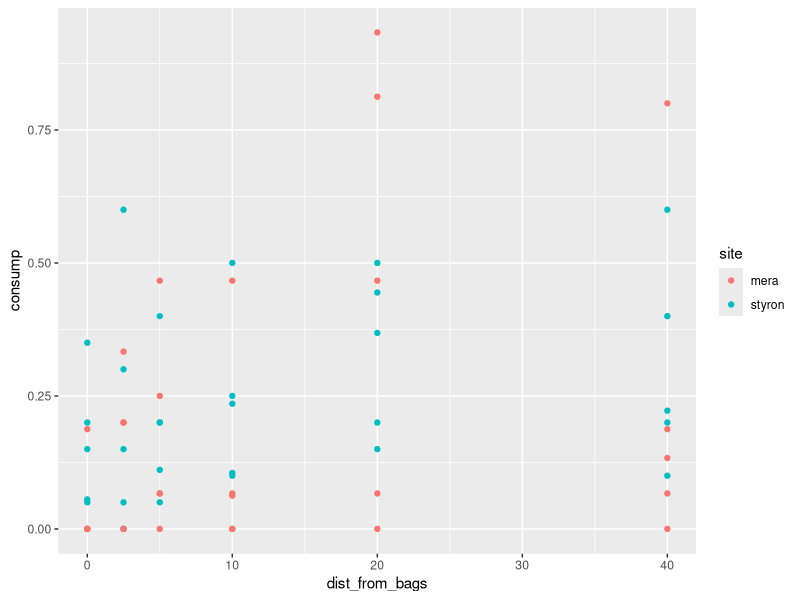
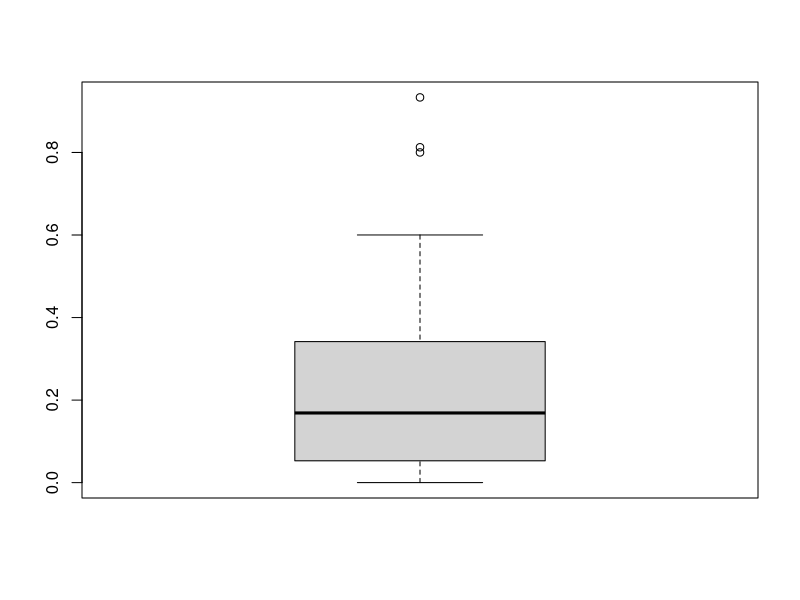
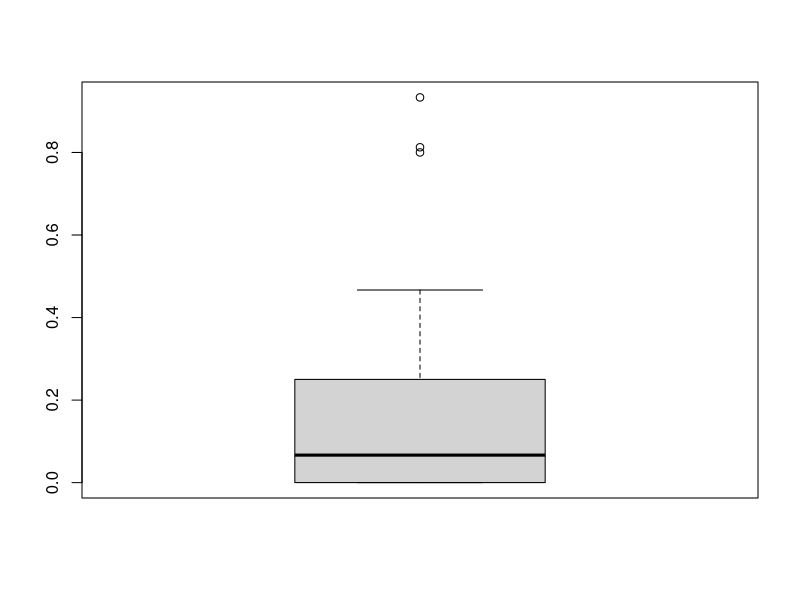
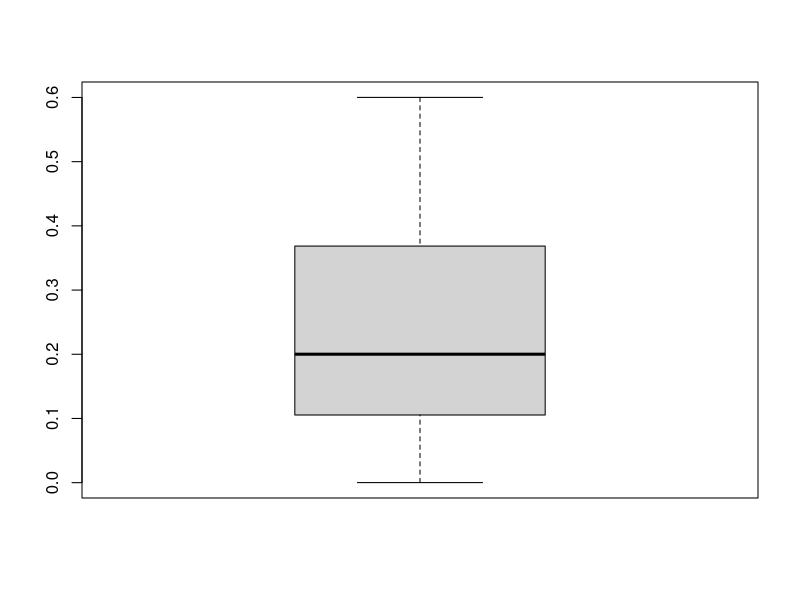
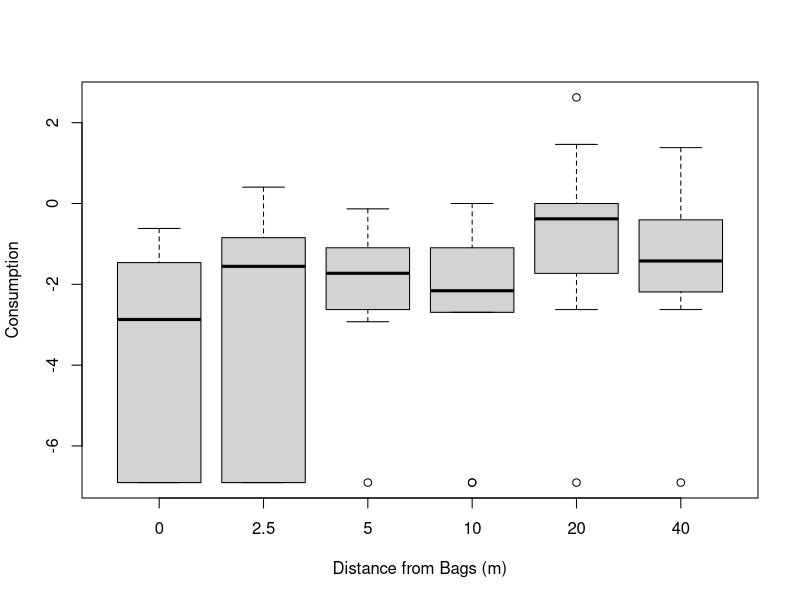
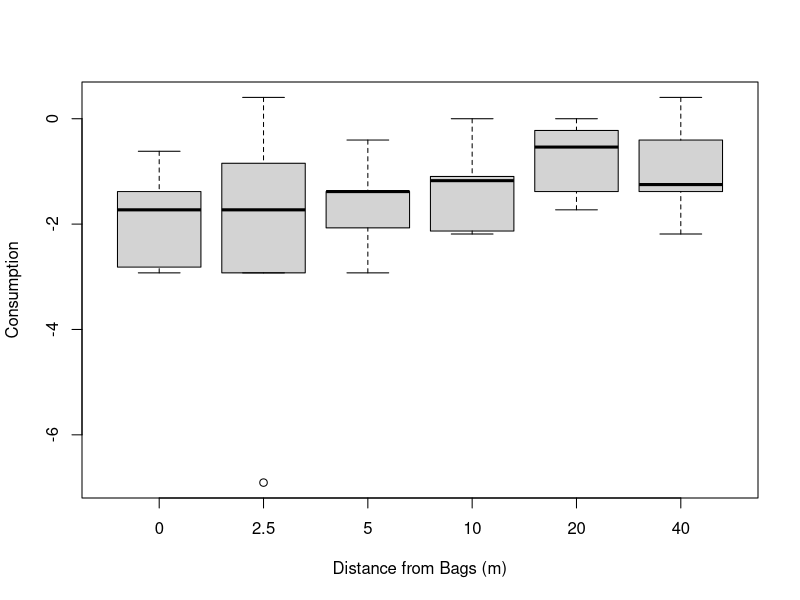
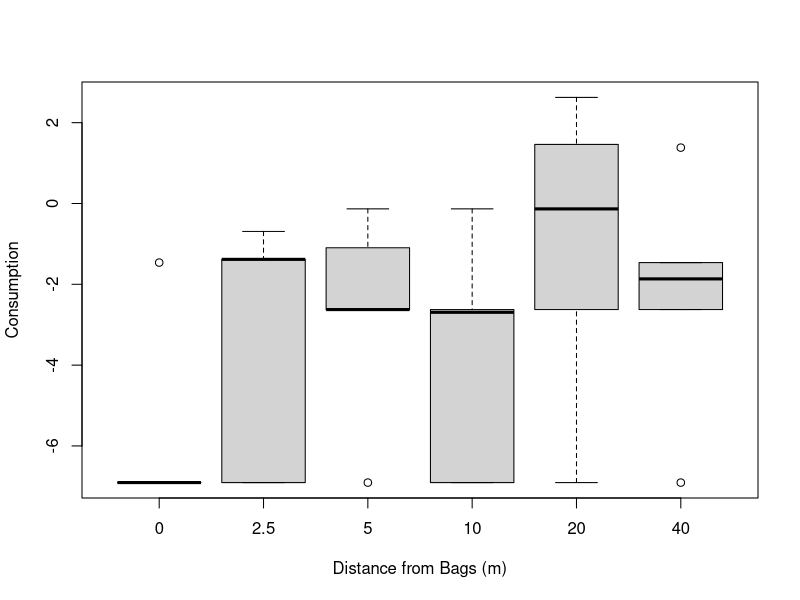
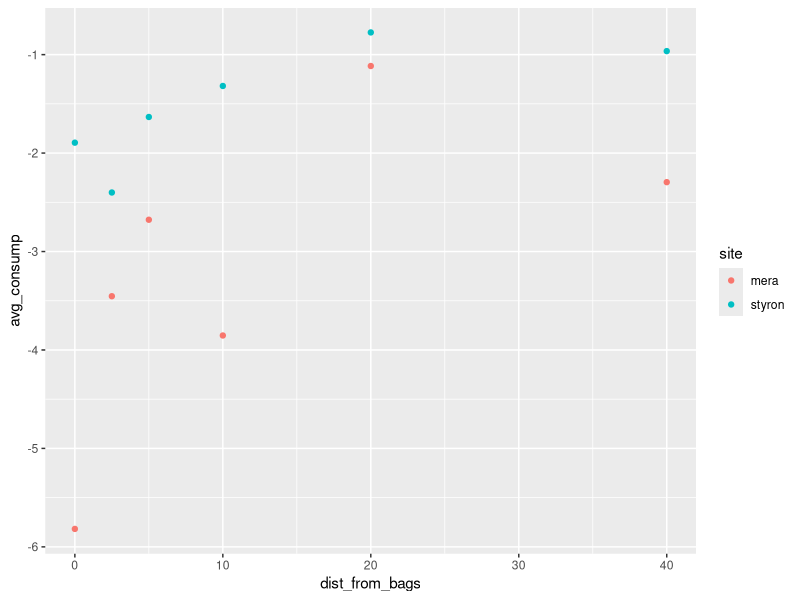

The R source for these figures, in order:
## ---- chunk 1
knitr::opts_chunk$set(echo = TRUE)
## ---- chunk 2
library(dplyr)
library(ggplot2)
library(quantreg)
library(lme4)
library(car)
## ---- chunk 3
squid.rawdata = read.csv("kremer consump assay data.csv", header = TRUE)
summary(squid.rawdata)

# removing trial tests and logit transforming consump data
squid = squid.rawdata %>% slice(6:65) %>% mutate(consump.log = logit(consump, adjust = .001))
squid$site = as.factor(squid$site)
squid$consump = squid$consump + .0001
## ---- chunk 4
squid %>% 
  ggplot(aes(x = dist_from_bags, y = consump, color = site)) + 
  geom_point() 

## ---- chunk 5
boxplot(squid$consump)
boxplot((squid%>% filter(site == "mera"))$consump)
boxplot((squid%>% filter(site == "styron"))$consump)

boxplot(consump.log ~ dist_from_bags, xlab = "Distance from Bags (m)", ylab = "Consumption", data = squid)
boxplot(consump.log ~ dist_from_bags, xlab = "Distance from Bags (m)", ylab = "Consumption", data = squid %>% filter(site == "styron"))
boxplot(consump.log ~ dist_from_bags, xlab = "Distance from Bags (m)", ylab = "Consumption", data = squid %>% filter(site == "mera"))

## ---- chunk 6
site.avgbydist = squid %>% 
    group_by(site, dist_from_bags)%>% 
    summarise(mean(consump.log)) %>% rename(avg_consump = 'mean(consump.log)')
site.avgbydist %>% 
  ggplot(aes(x = dist_from_bags, y = avg_consump, color = site)) + 
  geom_point()
## ---- chunk 7
# with outliers
hist(squid$consump)
hist(squid$consump.log)
## ---- chunk 8
#without outliers
Q <- quantile(squid$consump, probs=c(.25, .75), na.rm = FALSE)
iqr <- IQR(squid$consump)
up <-  Q[2]+1.5*iqr # Upper Range  
low<- Q[1]-1.5*iqr # Lower Range
squidElim<- subset(squid,
                   squid$consump > (Q[1] - 1.5*iqr) & squid$consump < (Q[2]+1.5*iqr))
hist(squidElim$consump)
hist(squidElim$consump.log)

## ---- chunk 9
#linreg 
consumpByDist <- lm(consump.log ~ dist_from_bags, data = squidElim)
AIC(consumpByDist)
plot(resid(consumpByDist))

anova(consumpByDist)
## ---- chunk 10
# quantile regression attempts
plot(squidElim$dist_from_bags, squidElim$consump.log)
taus <- c(.05,.1,.25,.75,.90,.95)
fit1 <- rq(consump.log ~ dist_from_bags, tau = .5, data = squidElim)
abline(fit1)
for(i in 1:length(taus)) {
  abline(rq(consump.log ~ dist_from_bags, tau = taus[i], data = squidElim))
}

## ---- chunk 11
# glm
# temp_avg + sal_avg + high_tide + dist_from_bags + spacing_m + temp_avg + sal_avg
consump.mod = glm(consump ~ spacing_m, family = "binomial", data = squidElim)
anova(consump.mod)
AIC(consump.mod)
summary(consump.mod)
drop1(consump.mod)

## ---- chunk 12
